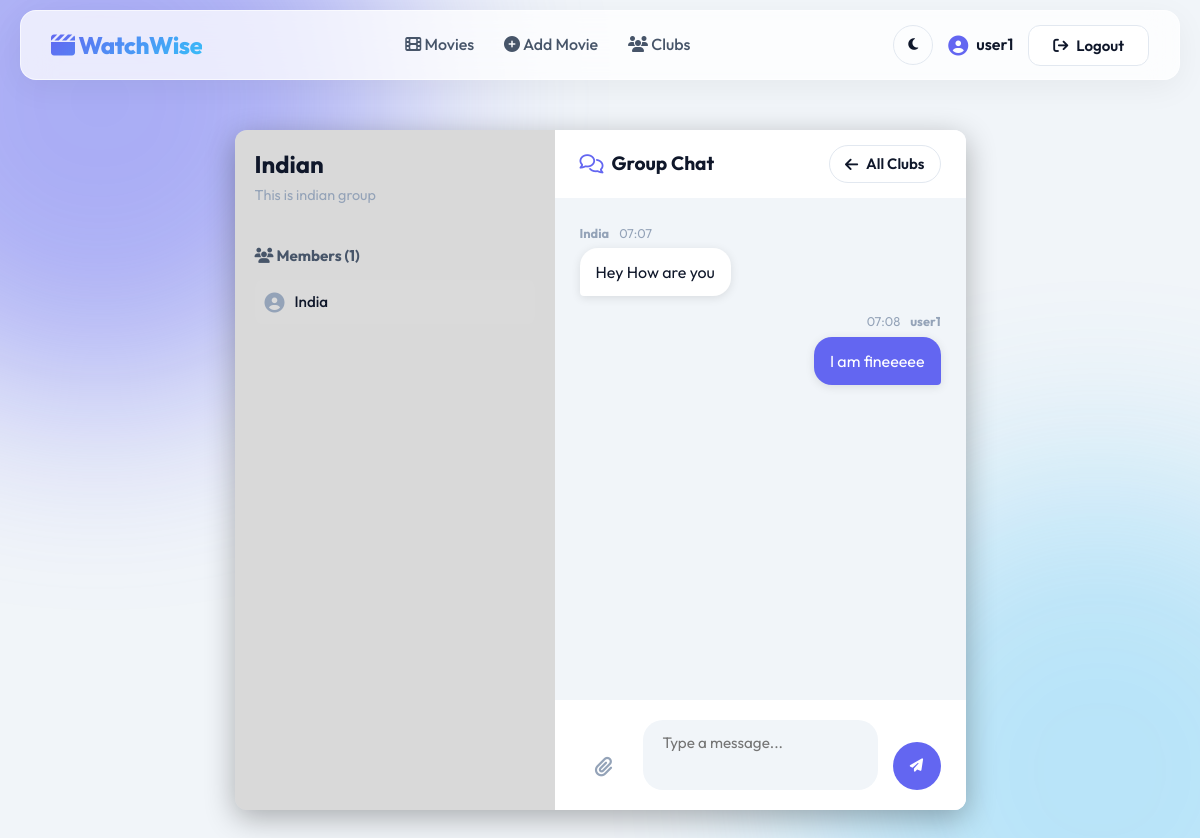
The page /groups/1/ (signed in) on the database its author committed.
### groups/models.py (models this page shows, shortened)
class Group(models.Model):
    name = models.CharField(max_length=150, unique=True)
    description = models.TextField(blank=True)
    created_by = models.ForeignKey(
        User,
        on_delete=models.CASCADE,
        related_name="created_groups"
    )
    members = models.ManyToManyField(
        User,
        related_name="joined_groups",
        blank=True
    )
    created_at = models.DateTimeField(auto_now_add=True)

class GroupPost(models.Model):
    group = models.ForeignKey(
        Group,
        on_delete=models.CASCADE,
        related_name="posts"
    )
    user = models.ForeignKey(
        User,
        on_delete=models.CASCADE,
        related_name="group_posts"
    )
    content = models.TextField()
    image = models.ImageField(upload_to="group_posts/", blank=True, null=True)
    created_at = models.DateTimeField(auto_now_add=True)

### groups/views.py (the view, shortened to what this page needs)
# urls.py: path("<int:group_id>/", views.group_detail_view, name="detail"),
@login_required
def group_detail_view(request, group_id):
    group = get_object_or_404(Group, id=group_id)
    posts = group.posts.all()
    return render(
        request,
        "groups/group_detail.html",
        {"group": group, "posts": posts}
    )

### templates/groups/group_detail.html (shortened to what this page needs)
{% extends "base.html" %}
{% block content %}
<div class="chat-wrapper animate-fade-in">
  <div class="chat-sidebar">
    <div class="chat-sidebar-header">
      <h2 style="font-size: 1.5rem; margin-bottom: 5px; color: var(--text-primary);">{{ group.name }}</h2>
      {% if group.description %}
        <p style="font-size: 0.9rem; color: var(--text-muted); margin: 0; overflow: hidden; text-overflow: ellipsis; white-space: nowrap;">
          {{ group.description }}
        </p>
      {% endif %}
    </div>
    <div class="chat-sidebar-content">
      <h3 style="font-size: 0.95rem; margin-bottom: 15px; color: var(--text-secondary);">
        <i class="fa-solid fa-users"></i> Members ({{ group.members.count }})
      </h3>
      <div style="display: flex; flex-direction: column; gap: 8px;">
        {% for member in group.members.all %}
          <div style="display: flex; align-items: center; gap: 10px; padding: 10px; border-radius: 8px; background: rgba(255,255,255,0.03);">
            <i class="fa-solid fa-circle-user fa-lg" style="color: {% if member == user %}var(--accent){% else %}var(--text-muted){% endif %};"></i>
            <span style="font-weight: 500; font-size: 0.95rem; color: var(--text-primary);">
              {{ member.username }}
            </span>
          </div>
        {% empty %}
          <p style="color: var(--text-muted); font-style: italic; font-size: 0.9rem;">No members yet.</p>
        {% endfor %}
      </div>
    </div>
  </div>
  <div class="chat-main">
    <div class="chat-header">
      <div>
        <h3 style="margin: 0; font-size: 1.2rem; display: flex; align-items: center; gap: 8px;">
          <i class="fa-regular fa-comments" style="color: var(--accent);"></i> Group Chat
        </h3>
      </div>
      <a href="{% url 'groups:list' %}" class="btn btn-secondary btn-sm" style="padding: 6px 15px; border-radius: 20px;">
        <i class="fa-solid fa-arrow-left"></i> All Clubs
      </a>
    </div>
    <div class="chat-messages" id="chatMessages">
      {% for post in posts %}
        <div class="chat-bubble-wrapper {% if post.user == user %}own{% else %}other{% endif %}">
          <div class="chat-meta">
            <strong>{{ post.user.username }}</strong>
            <span>{{ post.created_at|date:"H:i" }}</span>
          </div>
          <div class="chat-bubble">
            {% if post.content %}
              {{ post.content }}
            {% endif %}
          </div>
        </div>
      {% empty %}
        <div class="empty-state" style="margin: auto; text-align: center; color: var(--text-muted);">
          <i class="fa-regular fa-comments fa-3x" style="margin-bottom: 15px; opacity: 0.5;"></i>
          <p>No messages yet. Start the conversation!</p>
        </div>
      {% endfor %}
    </div>
    <div class="chat-input-area">
      {% if user.is_authenticated %}
        <form method="post" enctype="multipart/form-data" class="chat-form">
          <label class="file-upload-btn" title="Attach Image">
            <i class="fa-solid fa-paperclip fa-lg"></i>
          </label>
          <textarea name="content" class="chat-textarea" placeholder="Type a message..." required oninput="this.style.height = ''; this.style.height = this.scrollHeight + 'px'"></textarea>
          <button type="submit" class="send-btn" title="Send Message">
            <i class="fa-solid fa-paper-plane"></i>
          </button>
        </form>
      {% else %}
        <div style="text-align: center; padding: 10px; color: var(--text-muted);">
          <i class="fa-solid fa-lock"></i> <a href="{% url 'login' %}" style="color: var(--accent); font-weight: 500;">Login</a> to join the chat.
        </div>
      {% endif %}
    </div>
  </div>
</div>
{% endblock %}

### templates/base.html (shortened to what this page needs)
{% load static %}
<!DOCTYPE html>
<html lang="en" data-theme="light">
<head>
  <link rel="stylesheet" href="https://cdnjs.cloudflare.com/ajax/libs/font-awesome/6.4.0/css/all.min.css">
  <link rel="stylesheet" href="{% static 'css/style.css' %}">
</head>
<body>
  <nav class="glass-nav">
    <a href="{% url 'movies:list' %}" style="text-decoration:none;">
      <span class="brand-name"><i class="fa-solid fa-clapperboard"></i> WatchWise</span>
    </a>
    <ul class="nav-links">
      <li><a href="{% url 'movies:list' %}"><i class="fa-solid fa-film"></i> Movies</a></li>
      {% if user.is_authenticated %}
        <li><a href="{% url 'movies:add_movie' %}"><i class="fa-solid fa-plus-circle"></i> Add Movie</a></li>
        <li><a href="{% url 'groups:list' %}"><i class="fa-solid fa-users"></i> Clubs</a></li>
      {% endif %}
    </ul>
    <div class="nav-right">
      <button class="theme-toggle" id="theme-toggle" aria-label="Toggle Dark Mode" title="Toggle Dark/Light Mode">
        <i class="fa-solid fa-moon"></i>
      </button>
      {% if user.is_authenticated %}
        <a href="{% url 'accounts:profile' %}" class="nav-user">
          <i class="fa-solid fa-circle-user fa-lg"></i> {{ user.username }}
        </a>
        <form action="{% url 'logout' %}" method="post" style="display:inline;">
          <button type="submit" class="btn btn-secondary"><i class="fa-solid fa-arrow-right-from-bracket"></i> Logout</button>
        </form>
      {% else %}
        <a href="{% url 'login' %}" class="btn btn-secondary">Login</a>
      {% endif %}
    </div>
  </nav>
  <main class="container animate-fade-in">
    {% block content %}
    {% endblock %}
  </main>
</body>
</html>

### static/css/style.css (style rules this page uses)
:root { --bg-primary: #f1f5f9; --bg-secondary: #ffffff; --text-primary: #0f172a; --text-secondary: #475569; --text-muted: #94a3b8; --accent: #6366f1; --accent-hover: #4f46e5; --danger: #ef4444; --success: #10b981; --border: #e2e8f0; --glass-bg: rgba(255, 255, 255, 0.75); --glass-border: rgba(255, 255, 255, 0.6); --glass-shadow: 0 8px 32px rgba(0, 0, 0, 0.05); }
* { margin: 0; padding: 0; box-sizing: border-box; }
body { font-family: 'Outfit', sans-serif; background-color: var(--bg-primary); color: var(--text-primary); line-height: 1.6; min-height: 100vh; display: flex; flex-direction: column; transition: background-color 0.3s ease, color 0.3s ease; overflow-x: hidden; }
body::before, body::after { content: ''; position: fixed; width: 600px; height: 600px; border-radius: 50%; filter: blur(100px); z-index: -1; opacity: 0.5; pointer-events: none; transition: opacity 0.5s ease; }
body::before { background: var(--accent); top: -200px; left: -200px; }
body::after { background: #38bdf8; bottom: -200px; right: -200px; opacity: 0.3; }
.container { max-width: 1200px; margin: 0 auto; padding: 40px 20px; flex: 1; }
a { color: var(--accent); text-decoration: none; transition: color 0.2s; }
h1, h2, h3, h4, h5, h6 { font-weight: 700; line-height: 1.2; margin-bottom: 1rem; color: var(--text-primary); }
h2 { font-size: 2.2rem; }
h3 { font-size: 1.5rem; }
.glass-nav { position: sticky; top: 10px; z-index: 1000; margin: 0 20px; border-radius: 16px; height: 70px; background: var(--glass-bg); backdrop-filter: blur(16px); -webkit-backdrop-filter: blur(16px); border: 1px solid var(--glass-border); box-shadow: var(--glass-shadow); display: flex; align-items: center; justify-content: space-between; padding: 0 30px; transition: background 0.3s, border 0.3s; }
.brand-name { font-size: 24px; font-weight: 800; background: linear-gradient(135deg, var(--accent), #38bdf8); -webkit-background-clip: text; background-clip: text; -webkit-text-fill-color: transparent; letter-spacing: -0.5px; }
.nav-links { list-style: none; display: flex; gap: 30px; align-items: center; margin: 0; padding: 0; }
.nav-links a { color: var(--text-secondary); font-weight: 500; position: relative; padding: 5px 0; }
.nav-links a::after { content: ""; position: absolute; left: 0; bottom: 0; width: 0%; height: 2px; background: linear-gradient(90deg, var(--accent), #38bdf8); transition: width 0.3s ease; }
.nav-right { display: flex; align-items: center; gap: 15px; }
.nav-user { font-weight: 600; color: var(--text-primary) !important; display: flex; align-items: center; gap: 8px; }
.nav-user i { color: var(--accent); }
.btn { display: inline-flex; align-items: center; justify-content: center; gap: 8px; padding: 10px 24px; border-radius: 12px; font-weight: 600; font-size: 15px; cursor: pointer; transition: all 0.3s cubic-bezier(0.4, 0, 0.2, 1); border: none; font-family: inherit; text-decoration: none; }
.btn-secondary { background: var(--bg-secondary); color: var(--text-primary) !important; border: 1px solid var(--border); }
.theme-toggle { background: transparent; border: 1px solid var(--border); color: var(--text-primary); width: 40px; height: 40px; border-radius: 50%; display: flex; align-items: center; justify-content: center; cursor: pointer; transition: all 0.3s ease; }
.modern-input, input[type="text"], input[type="password"], input[type="email"], input[type="number"], select, textarea { width: 100%; padding: 12px 16px; border-radius: 12px; border: 1px solid var(--border); background: var(--bg-secondary); color: var(--text-primary); font-size: 15px; font-family: inherit; transition: all 0.3s ease; outline: none; }
.animate-fade-in { animation: fadeIn 0.5s ease forwards; }

### rows shown on the page
Group: name "Indian", description "This is indian group", members.count "1"
GroupPost: user.username "India", created_at "07:07", content "Hey How are you"
GroupPost: user.username "user1", created_at "07:08", content "I am fineeeee"

### other values the page prints
{{ user.username }} "user1"
{{ member.username }} "India"
